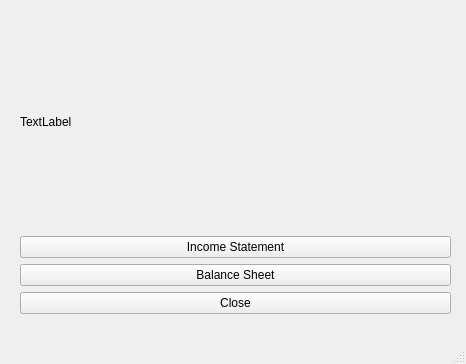
<?xml version="1.0" encoding="UTF-8"?>
<ui version="4.0">
 <class>Main</class>
 <widget class="QMainWindow" name="Main">
  <property name="geometry">
   <rect>
    <x>0</x>
    <y>0</y>
    <width>466</width>
    <height>364</height>
   </rect>
  </property>
  <property name="windowTitle">
   <string/>
  </property>
  <widget class="QWidget" name="centralwidget">
   <widget class="QWidget" name="verticalLayoutWidget">
    <property name="geometry">
     <rect>
      <x>20</x>
      <y>13</y>
      <width>431</width>
      <height>301</height>
     </rect>
    </property>
    <layout class="QVBoxLayout" name="verticalLayout">
     <item>
      <widget class="QLabel" name="logo">
       <property name="text">
        <string>TextLabel</string>
       </property>
      </widget>
     </item>
     <item>
      <widget class="QPushButton" name="b_pg">
       <property name="text">
        <string>Income Statement</string>
       </property>
      </widget>
     </item>
     <item>
      <widget class="QPushButton" name="b_kunden">
       <property name="text">
        <string>Balance Sheet</string>
       </property>
      </widget>
     </item>
     <item>
      <widget class="QPushButton" name="b_close">
       <property name="text">
        <string>Close</string>
       </property>
      </widget>
     </item>
    </layout>
   </widget>
  </widget>
  <widget class="QMenuBar" name="menubar">
   <property name="geometry">
    <rect>
     <x>0</x>
     <y>0</y>
     <width>466</width>
     <height>22</height>
    </rect>
   </property>
  </widget>
  <widget class="QStatusBar" name="statusbar"/>
 </widget>
 <resources/>
 <connections/>
</ui>
